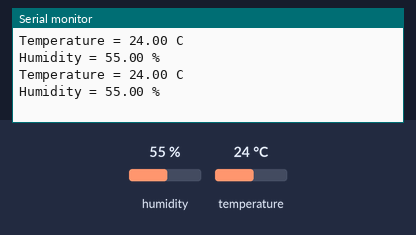
Simulated run of this sketch. Board: Arduino Uno, built with avr-gcc and run on an emulated ATmega328P. On the bench: the last lines printed to the serial monitor. The test bench sets the inputs (shaded band); at power-on: humidity 55 %, temperature 24 °C.

Above: at 2.8 s.
2.9 s: humidity set to 22 %
At 5.3 s:
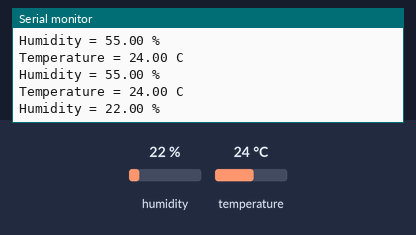
5.6 s: temperature set to 12 °C
At 6.8 s:
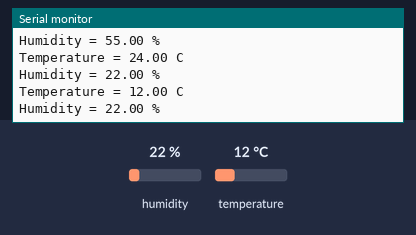
8.3 s: humidity set to 40 %
At 11.6 s:
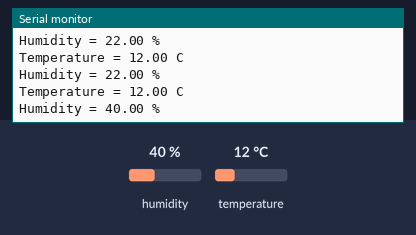
Timing chart, 0 to 13.1 s (numbered marks = the images above; inputs shaded):
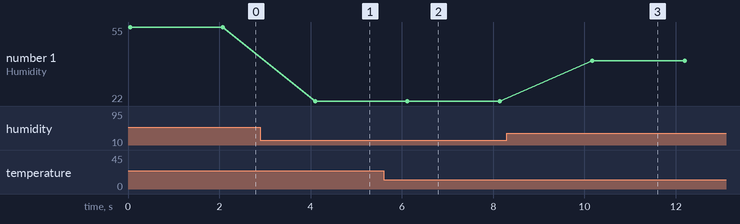

Measured:
- after the input at 2.9 s, the serial monitor: prints a new line after 1.2 s (image 1)
- after the input at 5.6 s, the serial monitor: prints a new line after 0.50 s (image 2)
- after the input at 8.3 s, the serial monitor: prints a new line after 1.9 s (image 3)
- plotted number 1: 55 → 22 after the input at 2.9 s, 22 → 40 after the input at 8.3 s

The sketch:

7.1.ino
```cpp
#include <dht.h>

dht  DHT;

int dataPin = 8;

void setup()
{
  Serial.begin(9600);
}

void loop()
{
  int readData = DHT.read11(dataPin);

  float temp = DHT.temperature;
  float humi = DHT.humidity;

  Serial.print("Temperature = ");
  Serial.print(temp);
  Serial.print(" ");
  Serial.println("C ");
  Serial.print("Humidity = ");
  Serial.print(humi);
  Serial.println(" % ");
  Serial.println("");

  delay(2000);
}
```
